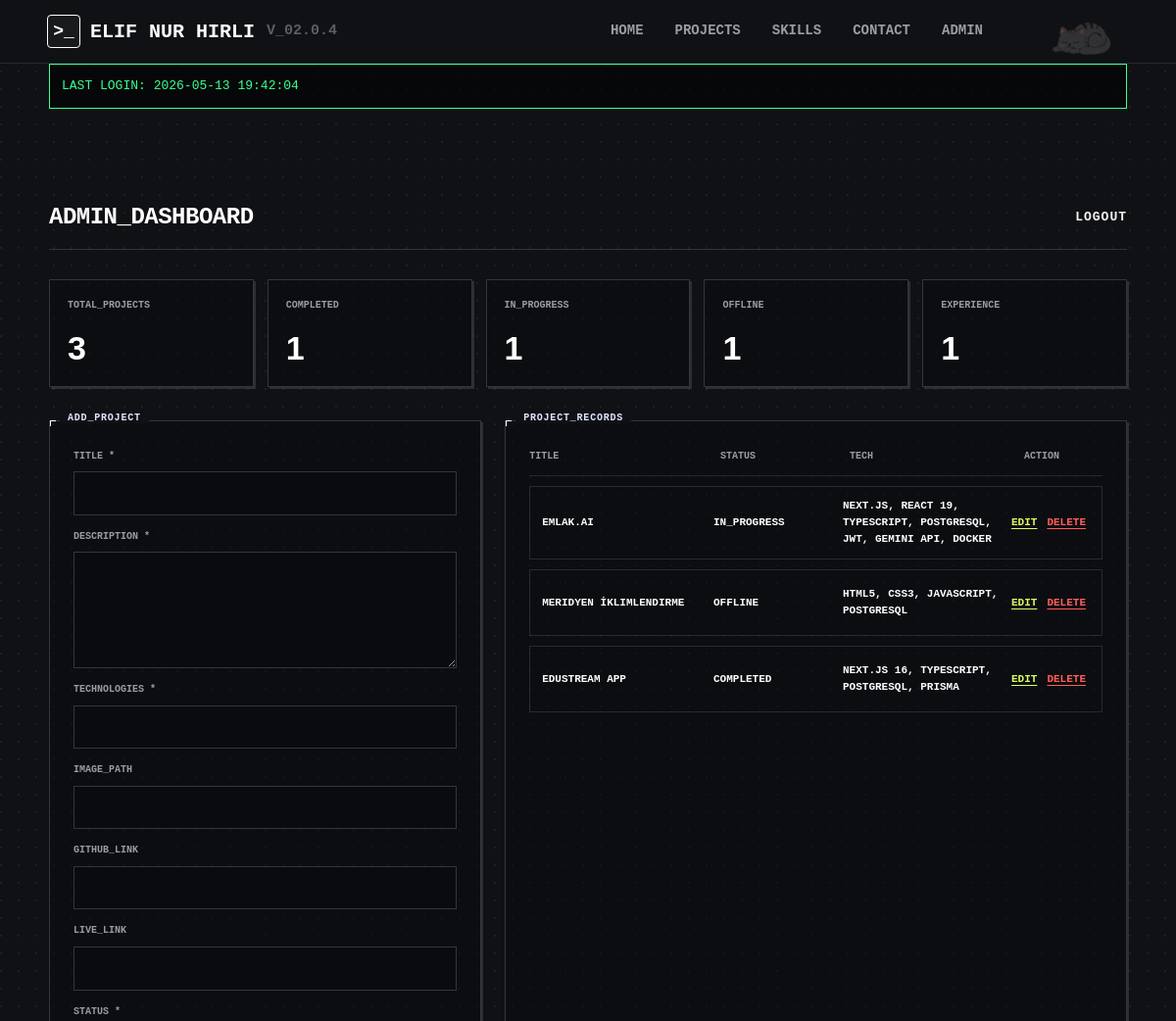
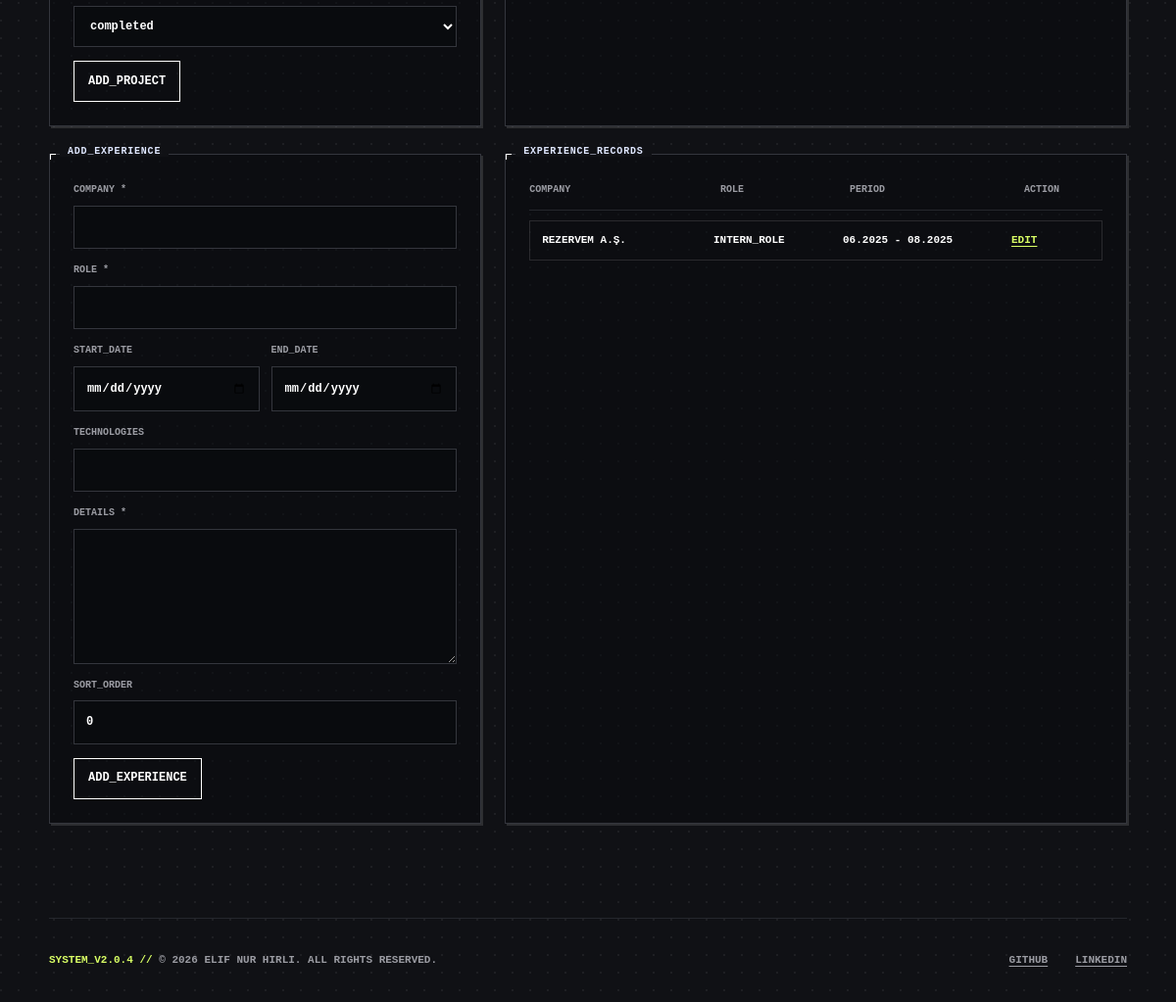
The page /admin.php (signed in) on the database its author committed (2 pictures, top to bottom).
### tables this page shows
CREATE TABLE `projects` (
  `id` int(11) NOT NULL AUTO_INCREMENT,
  `title` varchar(100) NOT NULL,
  `description` text NOT NULL,
  `technologies` varchar(255) NOT NULL,
  `image` varchar(255) DEFAULT NULL,
  `github_link` varchar(255) DEFAULT NULL,
  `live_link` varchar(255) DEFAULT NULL,
  `created_at` timestamp NOT NULL DEFAULT current_timestamp(),
  `status` varchar(30) DEFAULT 'completed',
  PRIMARY KEY (`id`)
);

CREATE TABLE `experience` (
  `id` int(11) NOT NULL AUTO_INCREMENT,
  `company` varchar(120) NOT NULL,
  `role` varchar(120) NOT NULL,
  `start_date` date DEFAULT NULL,
  `end_date` date DEFAULT NULL,
  `technologies` varchar(255) DEFAULT NULL,
  `details` text NOT NULL,
  `sort_order` int(11) NOT NULL DEFAULT 0,
  `created_at` timestamp NOT NULL DEFAULT current_timestamp(),
  PRIMARY KEY (`id`)
);

### admin.php (the view, shortened to what this page needs)
<?php
include "config/database.php";
function e($value) {
    return htmlspecialchars($value ?? '', ENT_QUOTES, 'UTF-8');
}
function countByQuery($conn, $query) {
    $result = mysqli_query($conn, $query);
    $row = mysqli_fetch_row($result);
    return (int) ($row[0] ?? 0);
}
$editingProject = null;
$editingExperience = null;
$totalProjects = countByQuery($conn, "SELECT COUNT(*) FROM projects");
$completedProjects = countByQuery($conn, "SELECT COUNT(*) FROM projects WHERE status = 'completed'");
$inProgressProjects = countByQuery($conn, "SELECT COUNT(*) FROM projects WHERE status = 'in_progress'");
$offlineProjects = countByQuery($conn, "SELECT COUNT(*) FROM projects WHERE status = 'offline'");
$totalExperience = countByQuery($conn, "SELECT COUNT(*) FROM experience");
$projects = mysqli_query($conn, "SELECT id, title, status, technologies, created_at FROM projects ORDER BY created_at DESC");
$experienceRows = mysqli_query($conn, "SELECT id, company, role, start_date, end_date, technologies, sort_order FROM experience ORDER BY sort_order ASC, start_date DESC");
?>
<?php include "includes/header.php"; ?>
<?php include "includes/navbar.php"; ?>
<main>
    <?php if (isset($_COOKIE['last_admin_login'])) { ?>
        <div class="admin-cookie-info">
            LAST LOGIN:
            <?php echo htmlspecialchars($_COOKIE['last_admin_login']); ?>
        </div>
    <?php } ?>
<section class="admin-dashboard">
    <div class="section-header">
        <h2>ADMIN_DASHBOARD</h2>
        <span><a href="admin-logout.php">LOGOUT</a></span>
    </div>
    <div class="admin-metrics">
        <article class="admin-metric">
            <span>TOTAL_PROJECTS</span>
            <strong><?php echo $totalProjects; ?></strong>
        </article>
        <article class="admin-metric">
            <span>COMPLETED</span>
            <strong><?php echo $completedProjects; ?></strong>
        </article>
        <article class="admin-metric">
            <span>IN_PROGRESS</span>
            <strong><?php echo $inProgressProjects; ?></strong>
        </article>
        <article class="admin-metric">
            <span>OFFLINE</span>
            <strong><?php echo $offlineProjects; ?></strong>
        </article>
        <article class="admin-metric">
            <span>EXPERIENCE</span>
            <strong><?php echo $totalExperience; ?></strong>
        </article>
    </div>
    <div class="admin-grid">
        <section class="admin-panel">
            <span class="panel-title"><?php echo $editingProject ? 'EDIT_PROJECT' : 'ADD_PROJECT'; ?></span>
            <form class="admin-form" method="post" action="admin.php<?php echo $editingProject ? '?edit=' . (int) $editingProject['id'] : ''; ?>">
                <div class="admin-form-field">
                    <label for="title">TITLE *</label>
                    <input id="title" type="text" name="title" value="<?php echo e($editingProject['title'] ?? ''); ?>" required>
                </div>
                <div class="admin-form-field">
                    <label for="description">DESCRIPTION *</label>
                    <textarea id="description" name="description" rows="5" required><?php echo e($editingProject['description'] ?? ''); ?></textarea>
                </div>
                <div class="admin-form-field">
                    <label for="technologies">TECHNOLOGIES *</label>
                    <input id="technologies" type="text" name="technologies" value="<?php echo e($editingProject['technologies'] ?? ''); ?>" required>
                </div>
                <div class="admin-form-field">
                    <label for="image">IMAGE_PATH</label>
                    <input id="image" type="text" name="image" value="<?php echo e($editingProject['image'] ?? ''); ?>">
                </div>
                <div class="admin-form-field">
                    <label for="github_link">GITHUB_LINK</label>
                    <input id="github_link" type="url" name="github_link" value="<?php echo e($editingProject['github_link'] ?? ''); ?>">
                </div>
                <div class="admin-form-field">
                    <label for="live_link">LIVE_LINK</label>
                    <input id="live_link" type="url" name="live_link" value="<?php echo e($editingProject['live_link'] ?? ''); ?>">
                </div>
                <div class="admin-form-field">
                    <label for="status">STATUS *</label>
                    <?php $currentStatus = $editingProject['status'] ?? 'completed'; ?>
                    <select id="status" name="status" required>
                        <option value="completed" <?php echo $currentStatus === 'completed' ? 'selected' : ''; ?>>completed</option>
                    </select>
                </div>
                <div class="admin-actions">
                    <button class="admin-button" type="submit"><?php echo $editingProject ? 'UPDATE_PROJECT' : 'ADD_PROJECT'; ?></button>
                </div>
            </form>
        </section>
        <section class="admin-panel">
            <span class="panel-title">PROJECT_RECORDS</span>
            <div class="admin-table">
                <div class="admin-table-head">
                    <span>TITLE</span>
                    <span>STATUS</span>
                    <span>TECH</span>
                    <span>ACTION</span>
                </div>
                <?php if ($projects && mysqli_num_rows($projects) > 0) { ?>
                    <?php while ($project = mysqli_fetch_assoc($projects)) { ?>
                        <div class="admin-table-row">
                            <strong><?php echo e($project['title']); ?></strong>
                            <span><?php echo e($project['status']); ?></span>
                            <span><?php echo e($project['technologies']); ?></span>
                            <span class="admin-row-actions">
                                <a href="admin.php?edit=<?php echo (int) $project['id']; ?>">EDIT</a>
                                <form method="post" action="admin.php" onsubmit="return confirm('Delete this project?');">
                                    <button class="admin-link-button" type="submit">DELETE</button>
                                </form>
                            </span>
                        </div>
                    <?php } ?>
                <?php } else { ?>
                    <p class="admin-empty">NO_PROJECT_RECORDS_FOUND</p>
                <?php } ?>
            </div>
        </section>
    </div>
    <div class="admin-grid admin-grid-spaced">
        <section class="admin-panel">
            <span class="panel-title"><?php echo $editingExperience ? 'EDIT_EXPERIENCE' : 'ADD_EXPERIENCE'; ?></span>
            <form class="admin-form" method="post" action="admin.php<?php echo $editingExperience ? '?edit_experience=' . (int) $editingExperience['id'] : ''; ?>">
                <div class="admin-form-field">
                    <label for="company">COMPANY *</label>
                    <input id="company" type="text" name="company" value="<?php echo e($editingExperience['company'] ?? ''); ?>" required>
                </div>
                <div class="admin-form-field">
                    <label for="role">ROLE *</label>
                    <input id="role" type="text" name="role" value="<?php echo e($editingExperience['role'] ?? ''); ?>" required>
                </div>
                <div class="admin-form-split">
                    <div class="admin-form-field">
                        <label for="start_date">START_DATE</label>
                        <input id="start_date" type="date" name="start_date" value="<?php echo e($editingExperience['start_date'] ?? ''); ?>">
                    </div>
                    <div class="admin-form-field">
                        <label for="end_date">END_DATE</label>
                        <input id="end_date" type="date" name="end_date" value="<?php echo e($editingExperience['end_date'] ?? ''); ?>">
                    </div>
                </div>
                <div class="admin-form-field">
                    <label for="experience_technologies">TECHNOLOGIES</label>
                    <input id="experience_technologies" type="text" name="experience_technologies" value="<?php echo e($editingExperience['technologies'] ?? ''); ?>">
                </div>
                <div class="admin-form-field">
                    <label for="details">DETAILS *</label>
                    <textarea id="details" name="details" rows="6" required><?php echo e($editingExperience['details'] ?? ''); ?></textarea>
                </div>
                <div class="admin-form-field">
                    <label for="sort_order">SORT_ORDER</label>
                    <input id="sort_order" type="number" name="sort_order" value="<?php echo e($editingExperience['sort_order'] ?? '0'); ?>">
                </div>
                <div class="admin-actions">
                    <button class="admin-button" type="submit"><?php echo $editingExperience ? 'UPDATE_EXPERIENCE' : 'ADD_EXPERIENCE'; ?></button>
                </div>
            </form>
        </section>
        <section class="admin-panel">
            <span class="panel-title">EXPERIENCE_RECORDS</span>
            <div class="admin-table admin-table-experience">
                <div class="admin-table-head">
                    <span>COMPANY</span>
                    <span>ROLE</span>
                    <span>PERIOD</span>
                    <span>ACTION</span>
                </div>
                <?php if ($experienceRows && mysqli_num_rows($experienceRows) > 0) { ?>
                    <?php while ($experience = mysqli_fetch_assoc($experienceRows)) { ?>
                        <div class="admin-table-row">
                            <strong><?php echo e($experience['company']); ?></strong>
                            <span><?php echo e($experience['role']); ?></span>
                            <span>
                                <?php
                                $startDate = !empty($experience['start_date']) ? date('m.Y', strtotime($experience['start_date'])) : '-';
                                $endDate = !empty($experience['end_date']) ? date('m.Y', strtotime($experience['end_date'])) : 'Present';
                                echo e($startDate . ' - ' . $endDate);
                                ?>
                            </span>
                            <span><a href="admin.php?edit_experience=<?php echo (int) $experience['id']; ?>">EDIT</a></span>
                        </div>
                    <?php } ?>
                <?php } else { ?>
                    <p class="admin-empty">NO_EXPERIENCE_RECORDS_FOUND</p>
                <?php } ?>
            </div>
        </section>
    </div>
</section>
</main>
<?php include "includes/footer.php"; ?>

### assets/css/main.css (style rules this page uses)
* { margin: 0; padding: 0; box-sizing: border-box; }
:root { --bg: #101115; --bg-soft: #15161a; --panel: #111216; --panel-strong: #15161b; --text: #ffffff; --muted: #9b9ca3; --line: #34363d; --line-soft: #25272d; --accent: #d9ff65; --accent-2: #49f2a0; --danger: #ff5f57; --max-width: 1480px; --page-gutter: max(50px, calc((100vw - var(--max-width)) / 2)); }
html { scroll-behavior: smooth; }
body { min-height: 100vh; font-family: "Courier New", Courier, monospace; background: radial-gradient(circle at 1px 1px, rgba(255, 255, 255, 0.06) 1px, transparent 0) 0 0 / 18px 18px, var(--bg); color: var(--text); letter-spacing: 0; line-height: 1.55; overflow-x: hidden; }
a { text-decoration: none; color: inherit; }
main { width: min(calc(100% - 100px), var(--max-width)); margin: 0 auto; padding: 0; }
section { position: relative; }
section + section, .projects-container { border-top: 1px solid var(--line-soft); }
.section-header { display: flex; align-items: center; justify-content: space-between; border-bottom: 1px solid rgba(255, 255, 255, 0.15); padding-bottom: 14px; margin-bottom: 30px; }
.section-header h2 { margin: 0; font-size: 24px; font-weight: 800; letter-spacing: -0.5px; }
.section-header span { color: #f4f4f4; font-family: "Courier New", Courier, monospace; font-size: 13px; font-weight: 700; letter-spacing: 1px; }
.panel-title { position: absolute; top: -8px; left: 10px; display: inline-flex; background: var(--bg); padding: 0 8px; color: #dfe7ff; font-family: "Courier New", Courier, monospace; font-size: 10px; font-weight: 900; letter-spacing: 0.8px; line-height: 1; text-transform: uppercase; }
.panel-title::before { content: ""; position: absolute; left: -10px; top: 7px; width: 5px; height: 5px; border-top: 1px solid var(--text); border-left: 1px solid var(--text); }
h1, h2, h3, p, a, span { overflow-wrap: anywhere; }

### assets/css/contact.css (style rules this page uses)
input, textarea, select { width: 100%; border: 1px solid var(--line); background: #090b0e; color: var(--text); padding: 12px; font: inherit; }
button, input[type="submit"] { min-height: 44px; border: 1px solid var(--text); background: transparent; color: var(--text); padding: 10px 14px; font: inherit; font-weight: 900; text-transform: uppercase; cursor: pointer; }

### rows shown on the page
projects: title "EMLAK.AI", status "IN_PROGRESS", technologies "NEXT.JS, REACT 19, TYPESCRIPT, POSTGRESQL, JWT, GEMINI API, DOCKER"
projects: title "MERIDYEN İKLIMLENDIRME", status "OFFLINE", technologies "HTML5, CSS3, JAVASCRIPT, POSTGRESQL"
projects: title "EDUSTREAM APP", status "COMPLETED", technologies "NEXT.JS 16, TYPESCRIPT, POSTGRESQL, PRISMA"
experience: company "REZERVEM A.Ş.", role "INTERN_ROLE", start_date+end_date "06.2025 - 08.2025"

### other values the page prints
$_COOKIE['last_admin_login'] "2026-05-13 19:42:04"
$totalProjects "3"
$completedProjects "1"
$inProgressProjects "1"
$offlineProjects "1"
$totalExperience "1"
